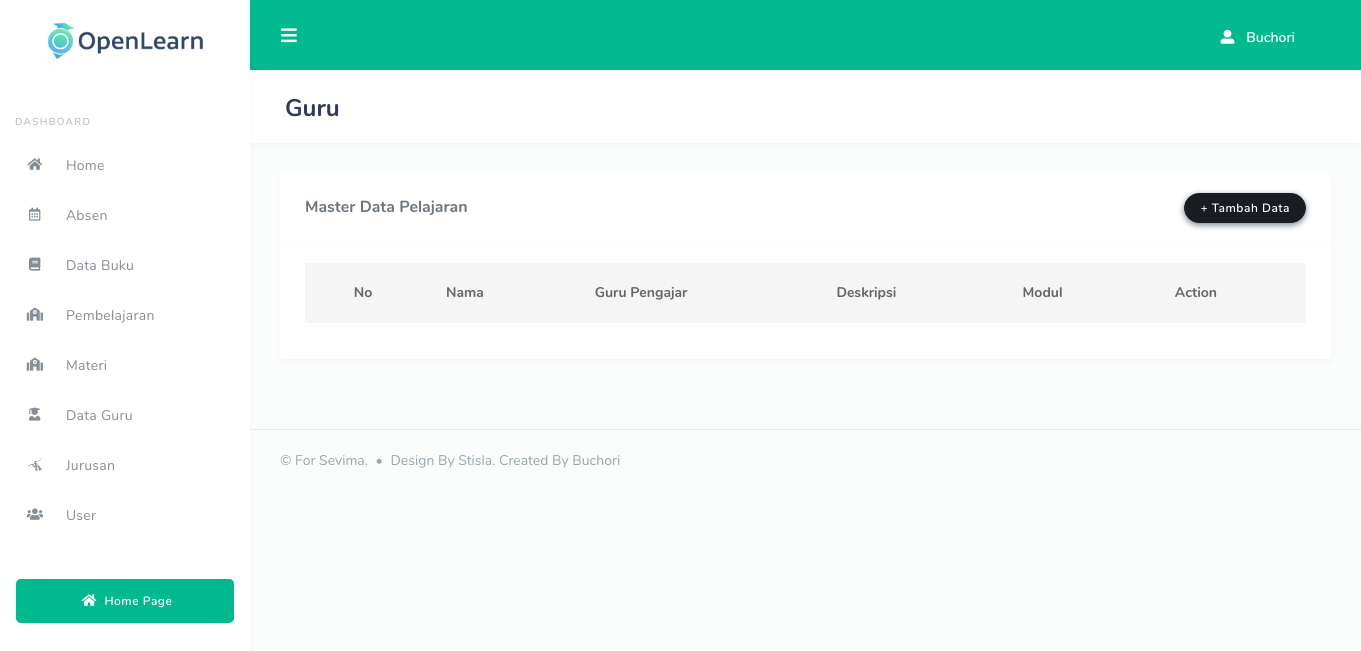
The app's page /codeigniter-sevima/index.php/pelajaran/home, older data.
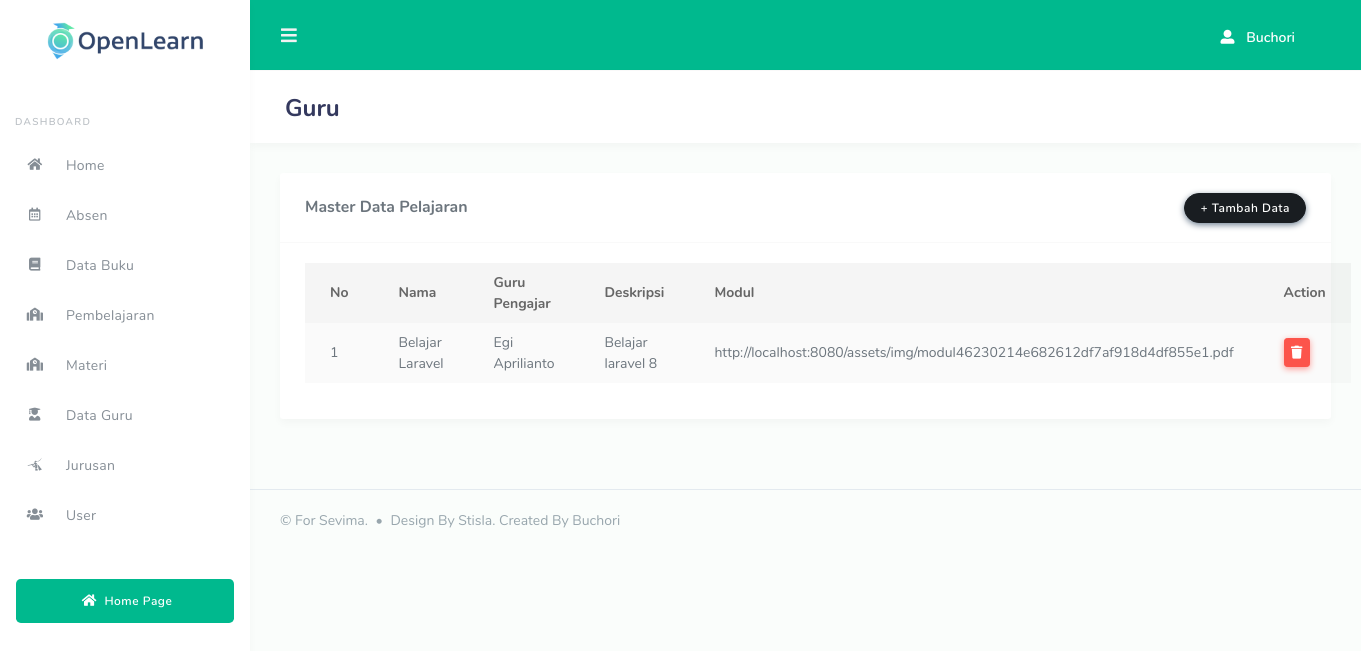
The same page, newer data.
### tables this page shows
CREATE TABLE `sevima_pelajaran` (
  `id_pelajaran` int(11) NOT NULL,
  `id_guru` int(11) NOT NULL,
  `nama_pelajaran` varchar(256) NOT NULL,
  `desc_pelajaran` varchar(256) NOT NULL,
  `modul_url` varchar(256) NOT NULL,
  `diinput_tgl` date NOT NULL
);

CREATE TABLE `sevima_guru` (
  `id_guru` int(11) NOT NULL,
  `nama_guru` varchar(256) NOT NULL,
  `hak_akses` int(16) NOT NULL DEFAULT 2,
  `id_jurusan` int(11) NOT NULL,
  `no_wa` varchar(256) NOT NULL,
  `diinput_tgl` date DEFAULT NULL
);

### codeigniter-sevima/application/controllers/Pelajaran.php (called while the page is built, shortened)
<?php
class Pelajaran extends CI_Controller {
	function __construct(){
		$this->load->model('pelajaran_model');
	}
	public function home()
	{
        $data['pelajaran'] = $this->pelajaran_model->getAll();
        $data['guru'] = $this->pelajaran_model->getGuru();
		$this->load->view('layout/dashboard/header');
		$this->load->view('dashboard/pelajaran', $data);
		$this->load->view('layout/dashboard/footer');
	}
}

### codeigniter-sevima/index.php (called while the page is built, shortened)
<?php
require_once BASEPATH.'core/CodeIgniter.php';

### codeigniter-sevima/application/models/Pelajaran_model.php (called while the page is built, shortened)
<?php
class Pelajaran_model extends CI_Model {
    public function getAll()
    {
        $this->db->select('*');
        $this->db->from('sevima_guru');
        $this->db->join('sevima_pelajaran','sevima_pelajaran.id_guru = sevima_guru.id_guru');
        $query = $this->db->get();
        return $query->result();
    }
    public function getGuru()
    {
        $this->db->select('*');
        $this->db->from('sevima_guru');
        $query = $this->db->get();
        return $query->result();
    }
}

### codeigniter-sevima/application/views/dashboard/pelajaran.php (the view, shortened to what this page needs)
<div class="main-content">
    <section class="section">
      <div class="section-header ">
        <h1>Guru</h1>
      </div>
      <div class="section-body">
        <div class="row">
          <div class="col-12">
            <div class="card">
              <div class="card-header">
                <h4>Master Data Pelajaran</h4>
                <a href="" class="btn btn-dark ml-auto" data-toggle="modal" data-target="#add-pelajaran">+ Tambah Data</a>
              </div>
              <div class="card-body">
                <div class=" ">
                  <table class="table table-striped display nowrap" style="width:100%" id="tb-admin_md">
                    <thead>
                      <tr>
                        <th class="text-center">
                         No
                        </th>
                        <th> Nama </th>
                        <th>Guru Pengajar</th>
                        <th>Deskripsi</th>
                        <th>Modul</th>
                        <th>Action</th>
                      </tr>
                    </thead>
                    <tbody>
                      <?php $no=1; foreach($pelajaran as $row):?>
                      <tr id="<?=$row->id_pelajaran?>">
                        <td>
                         <?= $no++?>
                        </td>
                        <td><?=$row->nama_pelajaran?></td>
                        <td><?=$row->nama_guru?></td>
                        <td><?=$row->desc_pelajaran?></td>
                        <td><?=$row->modul_url?></td>
                        <td>
                            <button type="" class="btn btn-danger btn-sm" id="remove">
                                <i class="fas fa-trash"></i>
                            </button>
                        </td>
                      </tr>
                      <?php endforeach; ?>
                    </tbody>
                  </table>
                </div>
              </div>
            </div>
          </div>
        </div>
      </div>
    </section>
</div>

Row changes from the older to the newer data that the page shows:
added sevima_pelajaran: nama_pelajaran "Belajar Laravel", id_guru.nama_guru "Egi Aprilianto", desc_pelajaran "Belajar laravel 8", modul_url "http://localhost:8080/assets/img/modul46230214e682612df7af918d4df855e1.pdf"
